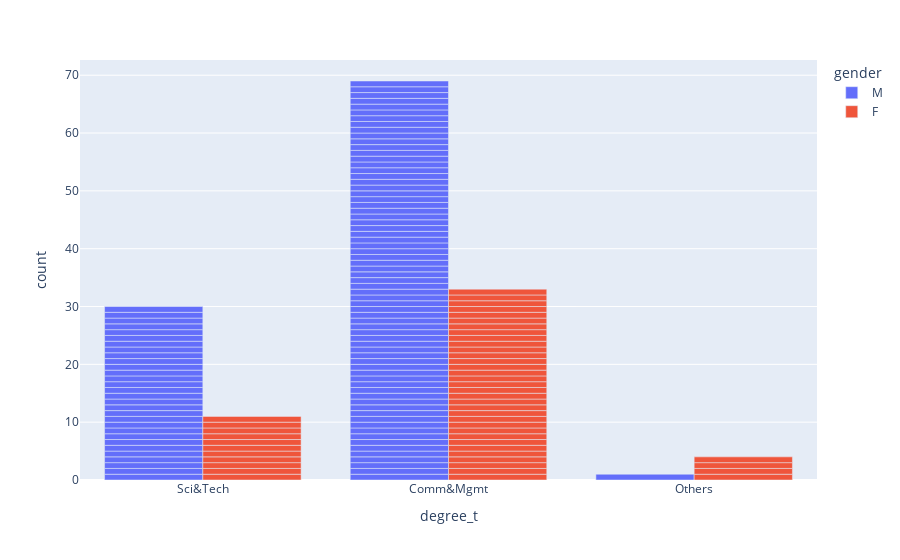

The notebook cell saved with this chart:
### Code cell
fig = px.bar(placed, x="degree_t",color = 'gender', barmode = 'group')
fig.show()

### Figure 1 — Plotly figure (JSON) as saved in the notebook; plotly's stock layout.template omitted (floating-point values rounded to 4 significant figures)
{"data": [{"alignmentgroup": "True", "hovertemplate": "gender=M<br>degree_t=%{x}<br>count=%{y}<extra></extra>", "legendgroup": "M", "marker": {"color": "#636efa", "pattern": {"shape": ""}}, "name": "M", "offsetgroup": "M", "orientation": "v", "showlegend": true, "textposition": "auto", "type": "bar", "x": ["Sci&Tech", "Sci&Tech", "Comm&Mgmt", "Comm&Mgmt", "Sci&Tech", "Comm&Mgmt", "Comm&Mgmt", "Comm&Mgmt", "Comm&Mgmt", "Comm&Mgmt", "Comm&Mgmt", "Sci&Tech", "Comm&Mgmt", "Comm&Mgmt", "Comm&Mgmt", "Sci&Tech", "Comm&Mgmt", "Comm&Mgmt", "Comm&Mgmt", "Sci&Tech", "Comm&Mgmt", "Comm&Mgmt", "Comm&Mgmt", "Comm&Mgmt", "Sci&Tech", "Comm&Mgmt", "Comm&Mgmt", "Comm&Mgmt", "Comm&Mgmt", "Comm&Mgmt", "Sci&Tech", "Sci&Tech", "Comm&Mgmt", "Comm&Mgmt", "Comm&Mgmt", "Comm&Mgmt", "Sci&Tech", "Sci&Tech", "Comm&Mgmt", "Sci&Tech", "Sci&Tech", "Comm&Mgmt", "Comm&Mgmt", "Comm&Mgmt", "Comm&Mgmt", "Sci&Tech", "Comm&Mgmt", "Comm&Mgmt", "Comm&Mgmt", "Comm&Mgmt", "Comm&Mgmt", "Comm&Mgmt", "Sci&Tech", "Sci&Tech", "Comm&Mgmt", "Comm&Mgmt", "Others", "Sci&Tech", "Comm&Mgmt", "Comm&Mgmt", "Comm&Mgmt", "Comm&Mgmt", "Comm&Mgmt", "Comm&Mgmt", "Sci&Tech", "Comm&Mgmt", "Sci&Tech", "Comm&Mgmt", "Comm&Mgmt", "Sci&Tech", "Comm&Mgmt", "Sci&Tech", "Comm&Mgmt", "Sci&Tech", "Comm&Mgmt", "Sci&Tech", "Comm&Mgmt", "Sci&Tech", "Comm&Mgmt", "Comm&Mgmt", "Comm&Mgmt", "Sci&Tech", "Sci&Tech", "Comm&Mgmt", "Comm&Mgmt", "Sci&Tech", "Comm&Mgmt", "Comm&Mgmt", "Comm&Mgmt", "Sci&Tech", "Comm&Mgmt", "Comm&Mgmt", "Sci&Tech", "Comm&Mgmt", "Comm&Mgmt", "Comm&Mgmt", "Comm&Mgmt", "Comm&Mgmt", "Sci&Tech", "Comm&Mgmt"], "xaxis": "x", "y": [1, 1, 1, 1, 1, 1, 1, 1, 1, 1, 1, 1, 1, 1, 1, 1, 1, 1, 1, 1, 1, 1, 1, 1, 1, 1, 1, 1, 1, 1, 1, 1, 1, 1, 1, 1, 1, 1, 1, 1, 1, 1, 1, 1, 1, 1, 1, 1, 1, 1, 1, 1, 1, 1, 1, 1, 1, 1, 1, 1, 1, 1, 1, 1, 1, 1, 1, 1, 1, 1, 1, 1, 1, 1, 1, 1, 1, 1, 1, 1, 1, 1, 1, 1, 1, 1, 1, 1, 1, 1, 1, 1, 1, 1, 1, 1, 1, 1, 1, 1], "yaxis": "y"}, {"alignmentgroup": "True", "hovertemplate": "gender=F<br>degree_t=%{x}<br>count=%{y}<extra></extra>", "legendgroup": "F", "marker": {"color": "#EF553B", "pattern": {"shape": ""}}, "name": "F", "offsetgroup": "F", "orientation": "v", "showlegend": true, "textposition": "auto", "type": "bar", "x": ["Comm&Mgmt", "Comm&Mgmt", "Comm&Mgmt", "Sci&Tech", "Sci&Tech", "Comm&Mgmt", "Comm&Mgmt", "Comm&Mgmt", "Comm&Mgmt", "Sci&Tech", "Comm&Mgmt", "Comm&Mgmt", "Comm&Mgmt", "Comm&Mgmt", "Comm&Mgmt", "Sci&Tech", "Comm&Mgmt", "Comm&Mgmt", "Comm&Mgmt", "Comm&Mgmt", "Sci&Tech", "Comm&Mgmt", "Comm&Mgmt", "Comm&Mgmt", "Comm&Mgmt", "Comm&Mgmt", "Sci&Tech", "Comm&Mgmt", "Comm&Mgmt", "Sci&Tech", "Comm&Mgmt", "Comm&Mgmt", "Sci&Tech", "Comm&Mgmt", "Others", "Comm&Mgmt", "Comm&Mgmt", "Sci&Tech", "Others", "Sci&Tech", "Comm&Mgmt", "Comm&Mgmt", "Comm&Mgmt", "Others", "Others", "Sci&Tech", "Comm&Mgmt", "Comm&Mgmt"], "xaxis": "x", "y": [1, 1, 1, 1, 1, 1, 1, 1, 1, 1, 1, 1, 1, 1, 1, 1, 1, 1, 1, 1, 1, 1, 1, 1, 1, 1, 1, 1, 1, 1, 1, 1, 1, 1, 1, 1, 1, 1, 1, 1, 1, 1, 1, 1, 1, 1, 1, 1], "yaxis": "y"}], "layout": {"barmode": "group", "legend": {"title": {"text": "gender"}, "tracegroupgap": 0}, "margin": {"t": 60}, "xaxis": {"anchor": "y", "domain": [0, 1], "title": {"text": "degree_t"}}, "yaxis": {"anchor": "x", "domain": [0, 1], "title": {"text": "count"}}}}
